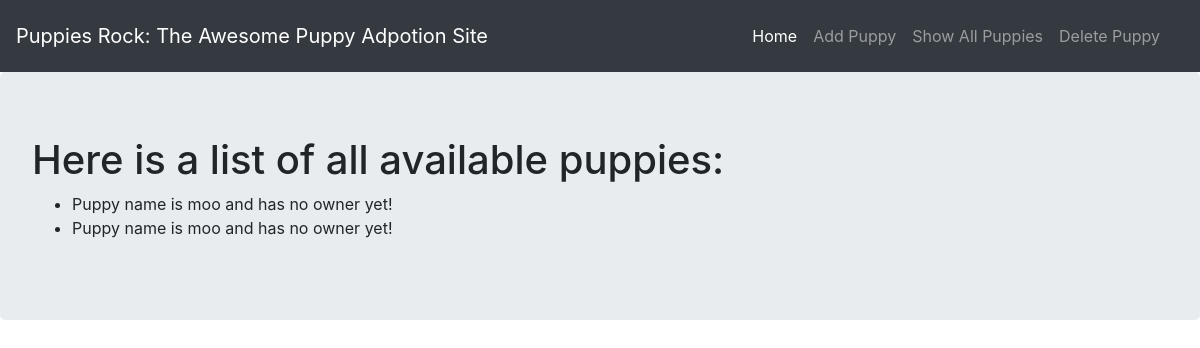
/list, run on an earlier commit of the app's database.
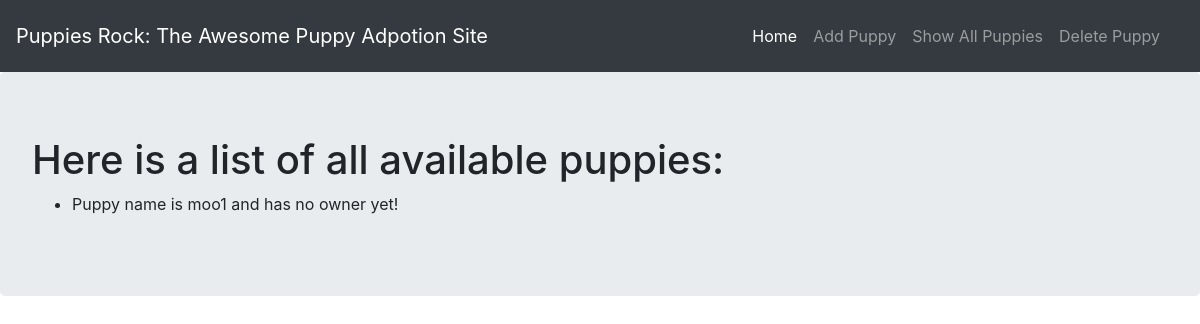
And on a later commit of the database.
### adoption_site.py (models this page shows, shortened)
class Puppy(db.Model):
    __tablename__ = 'puppies'
    id = db.Column(db.Integer, primary_key=True)
    name = db.Column(db.Text)
    owner = db.relationship('Owner', backref='puppy', uselist=False)
    def __repr__(self):
        if self.owner:
            return f"Puppy name is {self.name} and the owner is {self.owner}"
        else:
            return f"Puppy name is {self.name} and has no owner yet!"

### adoption_site.py (the view)
@app.route('/list')
def list_pup():
    puppies = Puppy.query.all()
    return render_template('list.html', puppies=puppies)

### templates/list.html
{% extends 'base.html' %}
{% block content %}
<h1>Here is a list of all available puppies:</h1>
<ul>
    {% for puppy in puppies %}
    <li>{{ puppy }}</li>
    {% endfor %}
</ul>
{% endblock %}

### templates/base.html (shortened to what this page needs)
<!DOCTYPE html>
<html lang="en">
<head>
    <link rel="stylesheet" href="https://maxcdn.bootstrapcdn.com/bootstrap/4.0.0/css/bootstrap.min.css"
>
</head>
<body>
    <nav class="navbar navbar-dark bg-dark">
        <a class="navbar-brand" href="#">
            Puppies Rock: The Awesome Puppy Adpotion Site </a>
        <div class="navbar navbar-expand-lg" id="navbarSupportedContent">
            <ul class="navbar-nav mr-auto">
                <li class="nav-item active">
                    <a class="nav-link" href="{{ url_for('index') }}">Home <span class="sr-only">(current)</span></a>
                </li>
                <li class="nav-item">
                    <a class="nav-link" href="{{ url_for('add_pup') }}">Add Puppy</a>
                </li>
                <li class="nav-item">
                    <a class="nav-link" href="{{ url_for('list_pup') }}">Show All Puppies</a>
                </li>
                <li class="nav-item">
                    <a class="nav-link" href="{{ url_for('delete_pup') }}">Delete Puppy</a>
                </li>
            </ul>
        </div>
    </nav>
    <div class="jumbotron">
        {% block content %}
        {% endblock %}
    </div>
</body>
</html>

What changed in the data, as far as the page shows it:
removed Puppy: name "Puppy name is moo and has no owner yet!"
changed Puppy: name "Puppy name is moo and has no owner yet!" → "Puppy name is moo1 and has no owner yet!"
